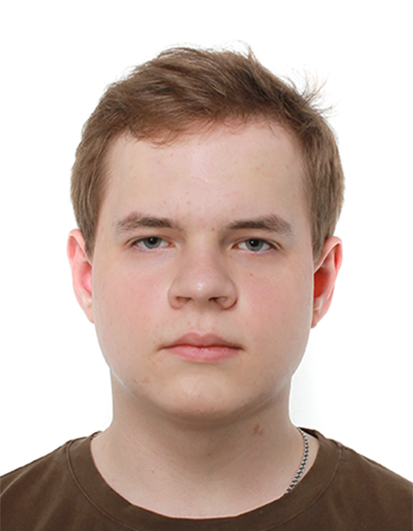
#> input picture tests/data/sample_face.jpg, 413 x 531 px
$ python -i synthetic_data.py   (imports and definitions only)
#> lines starting #> are read from the running program, lines starting #| are printed output that depends on the picture
"""Генерация синтетических атак.
Файл: ml_training/data_preparation/synthetic_data.py"""
import logging
import cv2
import numpy as np

logger = logging.getLogger(__name__)


def _add_print_artifacts(image: np.ndarray) -> np.ndarray:
    """Имитация фотопечати: размытие и снижение насыщенности."""
    blurred = cv2.GaussianBlur(image, (3, 3), 0)
    hsv = cv2.cvtColor(blurred, cv2.COLOR_RGB2HSV).astype(np.float32)
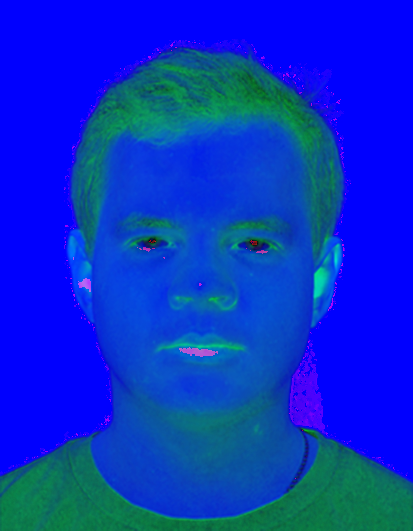
#> hsv: shape (531, 413, 3) float32; mean R, G, B 7, 47.7, 202.2
    hsv[..., 1] *= 0.85
    return cv2.cvtColor(hsv.astype(np.uint8), cv2.COLOR_HSV2RGB)


def _add_moire(image: np.ndarray) -> np.ndarray:
    """Имитация муаровых паттернов от экрана."""
    w = image.shape[1]
    pattern = (np.sin(np.arange(w) * 0.6) * 10).astype(np.int16)
    return np.clip(image.astype(np.int16) + pattern[None, :, None],
                   0, 255).astype(np.uint8)


def generate_synthetic_attacks(image: np.ndarray) -> list:
    """Генерация синтетических атак из изображения живого лица."""
    result = []
    try:
        result.append(_add_print_artifacts(image))
        result.append(_add_moire(image))
    except Exception as exc:
        logger.error("Ошибка генерации: %s", exc)
    return result

>>> import cv2
>>> picture = cv2.cvtColor(cv2.imread('../../tests/data/sample_face.jpg'), cv2.COLOR_BGR2RGB)
>>> result = _add_print_artifacts(picture)
